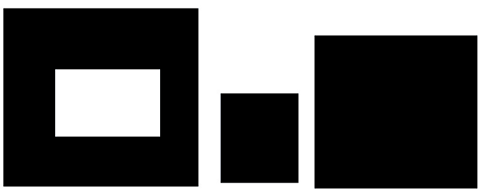
#> input picture Photos/Hierarchy-and-Retrieval-mode-using-OpenCV.png, 483 x 192 px, found by its file name
$ jupyter execute Image_segmentation.ipynb   (shell and % lines are left out)
#> lines starting #> are read from the running program, lines starting #| are printed output that depends on the picture; after the words box and inside, x2 and y2 are one past the last pixel; in counts of white or black regions, pixels touching at a corner belong together
1. Find contours

[cell 1]
import cv2
import numpy as np
import matplotlib.pyplot as plt

[cell 2]
img = cv2.imread('/content/drive/MyDrive/OpenCV/Photos/Hierarchy-and-Retrieval-mode-using-OpenCV.png')
#> img is the input picture: shape (192, 483, 3); mean B, G, R 91.1, 91.1, 91.1
plt.imshow(img[:,:,::-1])

Grayscale

[cell 3]
gray_img = cv2.cvtColor(img, cv2.COLOR_BGR2GRAY)
plt.imshow(gray_img, cmap='gray')

Find Canny edges

[cell 4]
edge = cv2.Canny(gray_img, 100, 150)
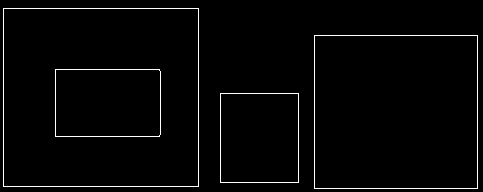
#> edge: shape (192, 483); 2.2% white in thin lines or dots
plt.imshow(edge, cmap='gray')

Finding contours

[cell 5]
contours, hierarchy = cv2.findContours(edge, cv2.RETR_EXTERNAL, cv2.CHAIN_APPROX_SIMPLE)
#> contours = 3 contours; box (x1, y1, x2, y2) and area: (3, 8, 199, 187) 34710, (314, 35, 478, 189) 24939, (220, 93, 299, 183) 6942
plt.imshow(edge, cmap='gray')
print('Number of contours:', len(contours))
#| Number of contours: 3

Draw all contours

[cell 6]
copy_img = img.copy()
cv2.drawContours(copy_img,contours,-1, (0,0,255),3)
plt.imshow(copy_img)

findContours có 2 thông số quan trọng là mode và method:

- mode xác định chế độ tìm đường viền. Có 3 chế độ khác nhau:
  - RETR_EXTERNAL: Chỉ tìm các đường viền bên ngoài.
  - RETR_LIST: Tìm tất cả các đường viền, bao gồm cả các đường viền bên trong và bên ngoài.
  - RETR_TREE: Tìm tất cả các đường viền và xây dựng một cây đường viền.
- method xác định phương pháp xấp xỉ đường viền. Có 2 phương pháp:
  - CHAIN_APPROX_NONE: Không xấp xỉ đường viền. Phương pháp này lưu trữ tất cả các điểm ảnh trong đường viền.
  - CHAIN_APPROX_SIMPLE: Xấp xỉ đường viền bằng cách loại bỏ các điểm ảnh không cần thiết. Phương pháp này chỉ lưu trữ các điểm ảnh bắt đầu và kết thúc của đường viền.

  Về mặt chung, CHAIN_APPROX_SIMPLE được sử dụng phổ biến hơn do nó nhanh hơn và tiết kiệm bộ nhớ hơn. Tuy nhiên, CHAIN_APPROX_NONE có độ chính xác cao hơn, vì nó lưu trữ tất cả các điểm ảnh trong đường viền.

Ví dụ với RETR_EXTERNAL và RETR_LIST. Trong khi RETR_LIST tìm được toàn bộ 4 hình chữ nhật, RETR_EXTERNAL bỏ sót hình chữ nhật bên trong.

[cell 7]
contours, hierarchy = cv2.findContours(edge, cv2.RETR_EXTERNAL, cv2.CHAIN_APPROX_SIMPLE)
print('Number of contours:', len(contours))
#| Number of contours: 3

[cell 8]
copy_img = img.copy()
cv2.drawContours(copy_img,contours,-1, (0,0,255),3)
plt.imshow(copy_img)

[cell 9]
contours, hierarchy = cv2.findContours(edge, cv2.RETR_LIST, cv2.CHAIN_APPROX_SIMPLE)
#> contours = 8 contours; box (x1, y1, x2, y2) and area: (3, 8, 199, 187) 34710, (3, 8, 199, 187) 34708, (314, 35, 478, 189) 24939, (314, 35, 478, 189) 24937, (55, 69, 161, 137) 7032, (55, 69, 161, 137) 7030, (220, 93, 299, 183) 6942, (220, 93, 299, 183) 6940
print('Number of contours:', len(contours))
#| Number of contours: 8

[cell 10]
copy_img = img.copy()
cv2.drawContours(copy_img,contours,-1, (0,0,255),3)
plt.imshow(copy_img)

Hàm cv2.drawContours() trong OpenCV được sử dụng để vẽ các đường viền trong một hình ảnh. Hàm này có năm tham số chính:

- image: Hình ảnh cần vẽ đường viền.
- contours: Mảng các đường viền cần được vẽ.
- index: Chỉ định đường viền nào cần được vẽ. Nếu index là -1, tất cả các đường viền sẽ được vẽ.
- color: Màu sắc của đường viền.
- thickness: Độ dày của đường viền.

2. Approximating Contours and Finding their Convex hull

[cell 11]
img2 = cv2.imread('/content/drive/MyDrive/OpenCV/Photos/Conex-Hull-using-OpenCV.png')
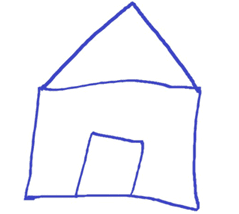
#> input picture Photos/Conex-Hull-using-OpenCV.png, 239 x 214 px, found by its file name
#> img2 is the input picture: shape (214, 239, 3); mean B, G, R 251.4, 245, 244.6
plt.imshow(img2[:,:,::-1])

Grayscale and binarize the image

[cell 12]
gray_img = cv2.cvtColor(img2, cv2.COLOR_BGR2GRAY)
#> gray_img: shape (214, 239)
ret, thresh = cv2.threshold(gray_img, 127, 255, cv2.THRESH_BINARY_INV)
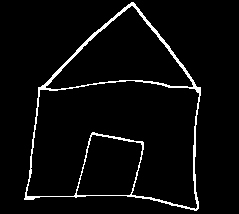
#> thresh: shape (214, 239); 4.2% white in thin lines or dots, all inside (x1, y1, x2, y2) = (24, 2, 201, 211)

Find Contours

[cell 13]
contours, hierarchy = cv2.findContours(thresh.copy(), cv2.RETR_LIST, cv2.CHAIN_APPROX_NONE)
#> contours = 4 contours; box (x1, y1, x2, y2) and area: (24, 2, 201, 211) 25313, (26, 80, 200, 210) 14925, (45, 5, 194, 90) 6054, (76, 134, 143, 196) 3100

[cell 14]
img_copy = img2.copy()

Iterate through each contour and compute their bounding rectangle

[cell 15]
for c in contours:
  x,y,w,h = cv2.boundingRect(c)
  cv2.rectangle(img_copy,(x,y),(x+w,y+h),(0,0,255),2)
#> this loop made 4 passes
#> (x, y, w, h) on passes 1 to 4: (76, 134, 67, 62), (26, 80, 174, 130), (45, 5, 149, 85), (24, 2, 177, 209)
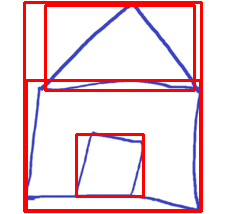
#> img_copy: shape (214, 239, 3); 10.83% of pixels changed, all inside (x1, y1, x2, y2) = (23, 1, 203, 213)
plt.imshow(img_copy)

Iterate through each contour and compute the approx contour

[cell 16]
img_copy = img2.copy()
for c in contours:
  accuracy = 0.0003*cv2.arcLength(c,True)
  approx = cv2.approxPolyDP(c,accuracy,True)
  cv2.drawContours(img_copy,[approx],-1,(0,255,0),2)
#> this loop made 4 passes
#> accuracy on passes 1 to 4: 0.0692, 0.211, 0.116, 0.202
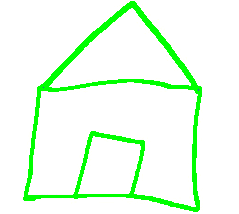
#> img_copy: shape (214, 239, 3); 8.58% of pixels changed, all inside (x1, y1, x2, y2) = (23, 1, 202, 212)
plt.imshow(img_copy)

Hàm cv2.approxPolyDP() được sử dụng để xấp xỉ một đường cong bằng một đa giác có số đỉnh tối thiểu. Hàm này có ba tham số chính:

- contour: Đường cong cần được xấp xỉ.
- epsilon: Độ chính xác của xấp xỉ. Giá trị epsilon càng nhỏ, đường viền xấp xỉ càng chính xác nhưng sẽ chậm hơn.
- closed: Chỉ định liệu đường cong được coi là đóng hay không.

3. Matching contour by shapes

[cell 17]
template = cv2.imread('/content/drive/MyDrive/OpenCV/Photos/Matching-Contour-using-OpenCV-star.png',0)
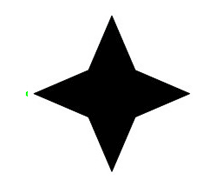
#> input picture Photos/Matching-Contour-using-OpenCV-star.png, 217 x 181 px, found by its file name
#> template: shape (181, 217); min 0, max 255, mean 206.4
plt.imshow(template,cmap='gray')

[cell 18]
target = cv2.imread('/content/drive/MyDrive/OpenCV/Photos/target_img.png')
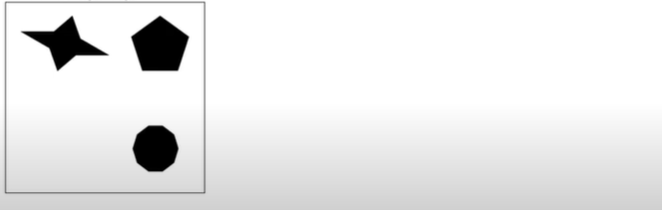
#> input picture Photos/target_img.png, 662 x 210 px, found by its file name
#> target is the input picture: shape (210, 662, 3); min 0, max 255, mean 232.2
gray_target = cv2.cvtColor(target,cv2.COLOR_BGR2GRAY)
plt.imshow(gray_target,cmap='gray')

[cell 19]
ret, thresh1 = cv2.threshold(template, 127, 255, 0)
#> thresh1: shape (181, 217); 80.9% white; 1 black region, box (x1, y1, x2, y2) and area: (34, 16, 190, 172) 7484
ret, thresh2 = cv2.threshold(gray_target, 127, 255, 0)
#> thresh2: shape (210, 662); 96.1% white; 5 black regions (2 under 20 px)

Find contours in template

[cell 20]
contours, hierarchy = cv2.findContours(thresh1, cv2.RETR_CCOMP, cv2.CHAIN_APPROX_SIMPLE)
#> contours = 2 contours; box (x1, y1, x2, y2) and area: (0, 0, 217, 181) 38880, (33, 15, 191, 173) 7701

[cell 21]
# Sort the contours by area to remove the largest contours

sorted_contours = sorted(contours, key=cv2.contourArea, reverse=True)
#> sorted_contours has the same summary as contours

# Extract the second largest contour
template_contour = contours[1]
#> template_contour = contour of 370 points, box (x1, y1, x2, y2) (33, 15, 191, 173), area 7701

[cell 22]
contours, hierarchy = cv2.findContours(thresh2, cv2.RETR_CCOMP, cv2.CHAIN_APPROX_SIMPLE)
#> contours = 6 contours, 2 with area under 20; largest, box (x1, y1, x2, y2) and area: (0, 0, 662, 210) 138149, (130, 15, 190, 72) 2290, (132, 125, 179, 173) 1701, (21, 15, 109, 71) 1694

Lấy Contour lớn nhất của ảnh Template.

Sau đó lấy các contours của ảnh Target. Sử dụng matchShapes để xem những contours nào của target khớp với contour của template và hiển thị lên.

[cell 23]
for c in contours:
  match = cv2.matchShapes(template_contour, c, 1, 0.0)
  if match < 0.16:
    closest_contour = c
  else:
    closest_contour = []
#> this loop made 6 passes
#> match on passes 2 to 6: 0.168, 1.12, 0.199, 0.19, 0.105
#> (c, match) on pass 1: ([[0, 0], [0, 209], [661, 209], [661, 0]], 0.406)


cv2.drawContours(target,[closest_contour], -1, (0,0,255), 3)
#> target: shape (210, 662, 3); 0.72% of pixels changed, all inside (x1, y1, x2, y2) = (19, 13, 111, 73)
plt.imshow(target[:,:,::-1])

4. Indetifying shapes (circle, rectangle, triangle, square, star)

[cell 24]
image = cv2.imread('/content/drive/MyDrive/OpenCV/Photos/Screenshot 2023-09-15 141521.png')
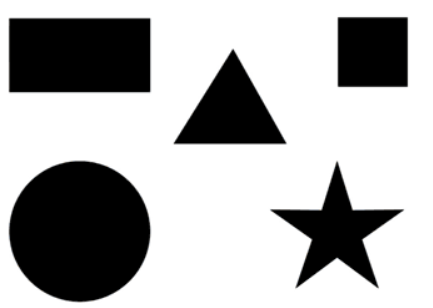
#> input picture Photos/Screenshot 2023-09-15 141521.png, 433 x 308 px, found by its file name
#> image is the input picture: shape (308, 433, 3); mean B, G, R 175.2, 175.2, 175.2
plt.imshow(image[:,:,::-1])

[cell 25]
gray = cv2.cvtColor(image,cv2.COLOR_BGR2GRAY)
ret, threshold = cv2.threshold(gray, 127,255,1)
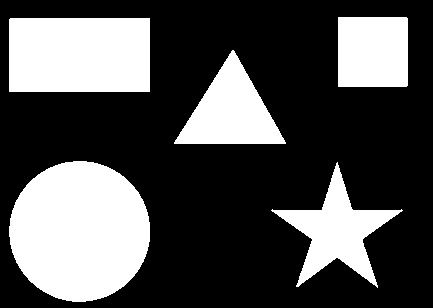
#> threshold: shape (308, 433); 31.3% white; 5 white regions

Extract contours

[cell 26]
contours, hierarchy = cv2.findContours(threshold.copy(), cv2.RETR_LIST, cv2.CHAIN_APPROX_SIMPLE)
#> contours = 5 contours; box (x1, y1, x2, y2) and area: (9, 161, 150, 302) 15373, (9, 18, 150, 92) 10220, (174, 50, 286, 144) 5252, (271, 162, 403, 288) 5245, (338, 17, 408, 87) 4760

[cell 27]
print(len(contours))
#| 5

Find contour center and place text for each shape

Lệnh cv2.moment() trả về một đối tượng Moments, đại diện cho các mô men của đường viền. Đối tượng này có các thuộc tính sau:

- m00: Diện tích của đường viền.
- m10: Trung tâm trọng lực của đường viền theo trục x.
- m01: Trung tâm trọng lực của đường viền theo trục y.
- mu11: Mô men thứ hai theo trục x.
- mu02: Mô men thứ hai theo trục y.
- mu20: Mô men thứ ba theo trục x.
- mu03: Mô men thứ ba theo trục y.
- mu12: Mô men thứ tư theo trục x.
- mu21: Mô men thứ tư theo trục y.

[cell 28]
for cnt in contours:
  approx = cv2.approxPolyDP(cnt,0.01*cv2.arcLength(cnt,True),True)
  # Tìm trọng tâm của đối tượng
  M = cv2.moments(cnt)
  cx = int(M['m10']/M['m00'])
  cy = int(M['m01']/M['m00'])

  if len(approx) == 3:
    shape_name = 'Triangle'
    cv2.drawContours(image,[cnt],0,(0,255,0),-1)
    cv2.putText(image,shape_name,(cx-50,cy),cv2.FONT_HERSHEY_SIMPLEX, 1,(0,0,0), 1)
  elif len(approx) == 4:
    x,y,w,h = cv2.boundingRect(cnt)
    if abs(w-h)<=3:
      shape_name='square'
      cv2.drawContours(image,[cnt],0,(0,125,255),-1)
      cv2.putText(image,shape_name,(cx-50,cy),cv2.FONT_HERSHEY_SIMPLEX, 1, (0,0,0), 1)
    else:
      shape_name = 'rectangle'
      cv2.drawContours(image,[cnt],0,(0,0,255),-1)
      cv2.putText(image,shape_name,(cx-50,cy),cv2.FONT_HERSHEY_SIMPLEX, 1, (0,0,0), 1)
  elif len(approx)==10:
    shape_name = 'star'
    cv2.drawContours(image,[cnt],0,(255,255,0),-1)
    cv2.putText(image,shape_name,(cx-50,cy),cv2.FONT_HERSHEY_SIMPLEX, 1, (0,0,0), 1)
  elif len(approx)>=15:
    shape_name = 'circle'
    cv2.drawContours(image,[cnt],0,(0,255,255),-1)
    cv2.putText(image,shape_name,(cx-50,cy),cv2.FONT_HERSHEY_SIMPLEX, 1, (0,0,0), 1)
#> this loop made 5 passes
#> (approx, cx, cy, x, y, w, h, shape_name) on passes 4 to 5: ([[9, 19], [9, 91], [149, 91], [149, 18]], 79, 54, 9, 18, 141, 74, 'rectangle'), ([[338, 17], [338, 86], [406, 86], [407, 18]], 372, 51, 338, 17, 70, 70, 'square')
#> (approx, cx, cy, shape_name) on pass 3: ([[285, 142], [232, 50], [174, 143]], 230, 111, 'Triangle')
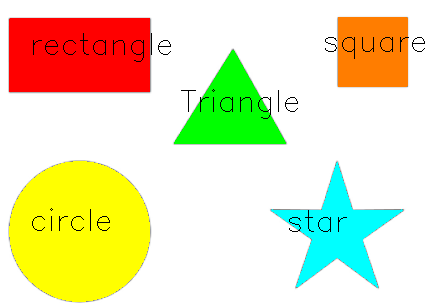
#> image: shape (308, 433, 3); mean B, G, R 183.8, 227.7, 231.5


plt.imshow(image[:,:,::-1])
